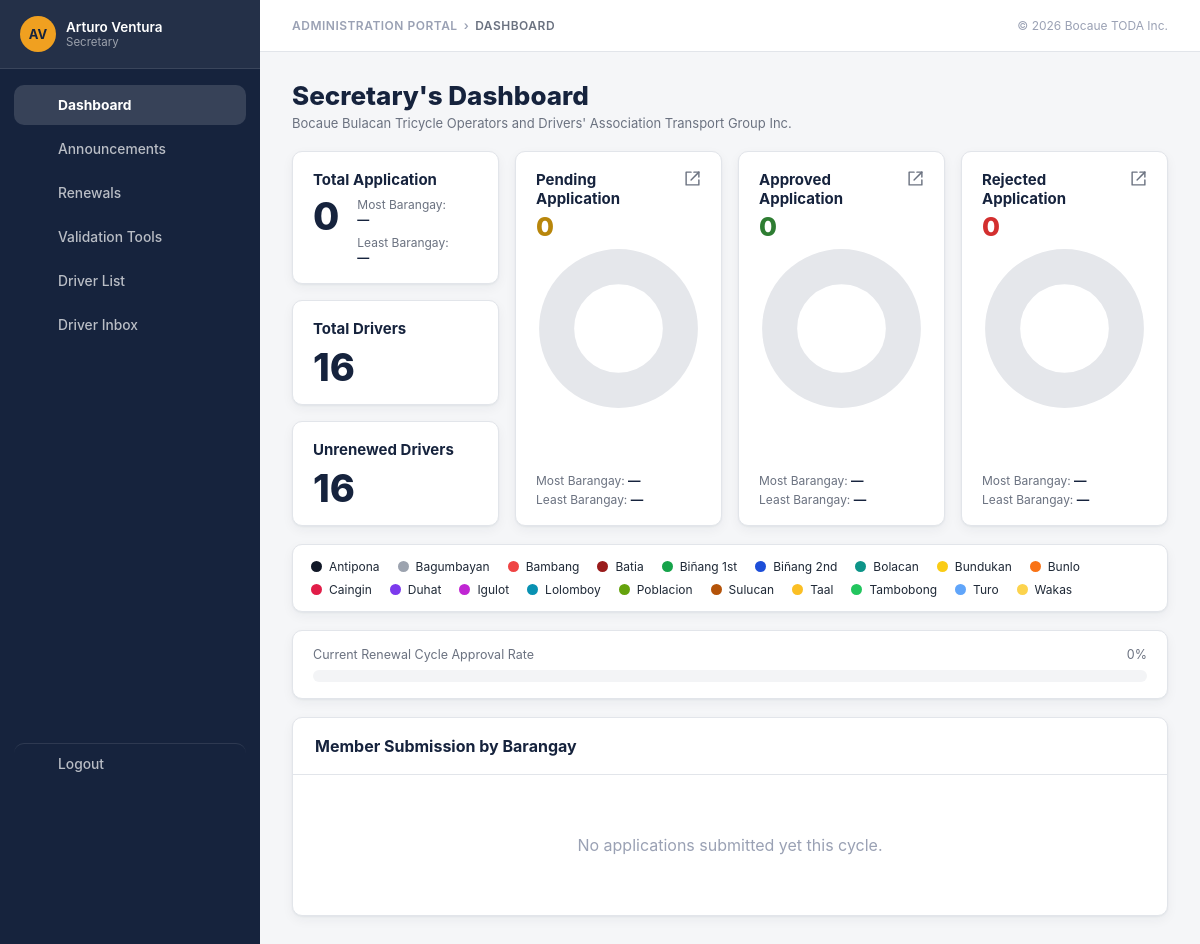
The app's page /Admin_BOFETODA/dashboard.php (signed in) with its own data.
### tables this page shows
CREATE TABLE IF NOT EXISTS officers (
    id              INT UNSIGNED AUTO_INCREMENT PRIMARY KEY,
    officer_id      VARCHAR(20)  NOT NULL UNIQUE,
    name            VARCHAR(100) NOT NULL,
    initials        VARCHAR(5)   NOT NULL,
    password        VARCHAR(255) NOT NULL,
    role            ENUM('president','secretary') NOT NULL,
    is_active       TINYINT(1)   NOT NULL DEFAULT 1,
    created_at      TIMESTAMP    NOT NULL DEFAULT CURRENT_TIMESTAMP,
    updated_at      TIMESTAMP    NOT NULL DEFAULT CURRENT_TIMESTAMP
                                   ON UPDATE CURRENT_TIMESTAMP
);

### Admin_BOFETODA/config.php (the view, shortened to what this page needs)
<?php
function d($key) {
    switch ($key) {
        case 'drivers':           return db_get_drivers(false);
        case 'applications_current_cycle': return db_get_applications_current_cycle();
        case 'barangays':         return db_get_barangay_counts();
    }
}
function db_get_cycle_start() {
    $pdo = get_pdo();
    return $pdo->query(
        "SELECT created_at FROM announcements WHERE opened_date <= CURDATE() ORDER BY announcement_id DESC LIMIT 1"
    )->fetchColumn();
}
function db_get_drivers($archived) {
    $pdo = get_pdo();
    $cycleStart = db_get_cycle_start();
    if ($cycleStart) {
        $statusExpr = "CASE
                WHEN d.renewal_status IN ('Approved Renewal', 'Rejected Renewal')
                     AND NOT EXISTS (
                         SELECT 1 FROM applications a2
                         WHERE a2.driver_id = d.driver_id AND a2.submitted_at > :cycle_start
                     )
                THEN '-'
                ELSE d.renewal_status
            END AS status";
    } else {
        $statusExpr = 'd.renewal_status AS status';
    }
    $stmt = $pdo->prepare(
        "SELECT d.driver_id, d.name, d.age, d.birthday, d.contact_no AS contact, d.address,
                b.name AS barangay, d.body_no, c.name AS color, $statusExpr,
                d.password
         FROM drivers d
         JOIN barangays b ON b.barangay_id = d.barangay_id
         JOIN colors    c ON c.color_id    = d.color_id
         WHERE d.is_archived = :archived
         ORDER BY d.name"
    );
    $params = ['archived' => $archived ? 1 : 0];
    $stmt->execute($params);
    $rows = $stmt->fetchAll();
    return $rows;
}
function db_get_applications_current_cycle() {
    $pdo = get_pdo();
    $cycleStart = db_get_cycle_start();
    $sql = "SELECT a.app_no, a.driver_id, a.name, b.name AS barangay, a.body_no,
                a.submitted_at, a.approved_at, a.rejected_at, a.age, a.birthday,
                a.contact_no AS contact, a.address,
                c.name AS color, a.status
         FROM applications a
         JOIN barangays b ON b.barangay_id = a.barangay_id
         JOIN colors    c ON c.color_id    = a.color_id
         INNER JOIN (
             SELECT driver_id, MAX(submitted_at) AS latest
             FROM applications
             GROUP BY driver_id
         ) m ON m.driver_id = a.driver_id AND m.latest = a.submitted_at
         WHERE a.status IN ('Pending', 'For Approval')";
    $params = [];
    $sql .= ' ORDER BY a.submitted_at DESC';
    $stmt = $pdo->prepare($sql);
    $stmt->execute($params);
    $rows = $stmt->fetchAll();
    if (!$rows) {
        return [];
    }
    $out = [];
    return $out;
}
function db_get_barangay_counts() {
    $pdo = get_pdo();
    $rows = $pdo->query(
        'SELECT b.name, COUNT(d.driver_id) AS cnt
         FROM barangays b
         LEFT JOIN drivers d ON d.barangay_id = b.barangay_id AND d.is_archived = 0
         GROUP BY b.name
         ORDER BY b.name'
    )->fetchAll();
    $out = [];
    foreach ($rows as $r) {
        $out[$r['name']] = (int) $r['cnt'];
    }
    return $out;
}
function current_officer() {
    $id = $_SESSION['officer_id'];
    $pdo = get_pdo();
    $stmt = $pdo->prepare('SELECT officer_id, name, initials, role, password FROM officers WHERE officer_id = :id AND is_active = 1');
    $stmt->execute(['id' => $id]);
    $row = $stmt->fetch();
    return [
        'id'       => $row['officer_id'],
        'name'     => $row['name'],
        'role'     => $row['role'],
        'initials' => $row['initials'],
        'password' => $row['password'],
    ];
}
function e($value) { return htmlspecialchars((string) $value, ENT_QUOTES, 'UTF-8'); }
?>
<?php
function nav_icon($name) {
    $icons = [
        'dashboard'   => '<rect x="3" y="3" width="7" height="9" rx="1.5"/><rect x="14" y="3" width="7" height="5" rx="1.5"/><rect x="14" y="12" width="7" height="9" rx="1.5"/><rect x="3" y="16" width="7" height="5" rx="1.5"/>',
        'megaphone'   => '<path d="M3 11l18-5v12L3 13v-2z"/><path d="M11.6 16.8a3 3 0 1 1-5.8-1.6"/>',
        'mail'        => '<rect x="3" y="5" width="18" height="14" rx="2"/><path d="M3 7l9 6 9-6"/>',
        'validate'    => '<path d="M21 12a9 9 0 1 1-3.5-7.1"/><path d="M21 3v6h-6"/><path d="M9 12l2 2 4-4"/>',
        'user'        => '<circle cx="12" cy="8" r="4"/><path d="M4 20c0-4 4-6 8-6s8 2 8 6"/>',
        'check'       => '<path d="M20 6L9 17l-5-5"/>',
        'chart'       => '<path d="M4 20V10"/><path d="M12 20V4"/><path d="M20 20v-7"/>',
        'message'     => '<path d="M21 15a2 2 0 0 1-2 2H7l-4 4V5a2 2 0 0 1 2-2h14a2 2 0 0 1 2 2z"/>',
        'logout'      => '<path d="M9 21H5a2 2 0 0 1-2-2V5a2 2 0 0 1 2-2h4"/><path d="M16 17l5-5-5-5"/><path d="M21 12H9"/>',
    ];
    $path = $icons[$name] ?? '';
    return '<svg viewBox="0 0 24 24" fill="none" stroke="currentColor" stroke-width="2" stroke-linecap="round" stroke-linejoin="round">' . $path . '</svg>';
}
function render_sidebar($active) {
    $officer = current_officer();
    $role = $officer['role'] ?? 'secretary';
    ?>
<aside class="sidebar">
 <div class="sidebar__inner">
  <button type="button" class="sidebar__officer" data-open-modal="profile-modal">
    <div class="sidebar__avatar"><?= e($officer['initials'] ?? '??') ?></div>
    <div>
      <div class="sidebar__officer-name"><?= e($officer['name'] ?? 'Officer') ?></div>
      <div class="sidebar__officer-role"><?= e($role) ?></div>
    </div>
  </button>
  <nav class="sidebar__nav">
    <a class="nav-link <?= $active === 'dashboard' ? 'is-active' : '' ?>" href="<?= BASE_URL ?>/dashboard.php"><span class="nav-link__icon"><?= nav_icon('dashboard') ?></span> Dashboard</a>
    <a class="nav-link <?= $active === 'general_announcements' ? 'is-active' : '' ?>" href="<?= BASE_URL ?>/manage_announcements.php"><span class="nav-link__icon"><?= nav_icon('megaphone') ?></span> Announcements</a>
    <a class="nav-link <?= $active === 'announcements' ? 'is-active' : '' ?>" href="<?= BASE_URL ?>/announcements.php"><span class="nav-link__icon"><?= nav_icon('mail') ?></span> Renewals</a>
    <?php if ($role === 'secretary'): ?>
      <a class="nav-link <?= $active === 'validation' ? 'is-active' : '' ?>" href="<?= BASE_URL ?>/validation_tools.php"><span class="nav-link__icon"><?= nav_icon('validate') ?></span> Validation Tools</a>
    <?php endif; ?>
    <a class="nav-link <?= $active === 'driverlist' ? 'is-active' : '' ?>" href="<?= BASE_URL ?>/driver_list.php"><span class="nav-link__icon"><?= nav_icon('user') ?></span> Driver List</a>
    <a class="nav-link <?= $active === 'driver_inbox' ? 'is-active' : '' ?>" href="<?= BASE_URL ?>/driver_inbox.php">
      <span class="nav-link__icon"><?= nav_icon('message') ?></span> Driver Inbox
    </a>
    <a class="nav-link nav-link--logout" href="#" data-open-modal="logout-modal"><span class="nav-link__icon"><?= nav_icon('logout') ?></span> Logout</a>
  </nav>
 </div>
</aside>
<?php
}
function render_topbar($crumb, $title, $sub) {
?>
  <div class="topbar">
    <div>
      <div class="topbar__crumb">
        <span class="topbar__crumb-link"><?= e($crumb) ?></span>
        <span class="topbar__crumb-sep">&rsaquo;</span>
        <span class="topbar__crumb-page"><?= e($title) ?></span>
      </div>
    </div>
    <div class="topbar__meta">&copy; <?= APP_YEAR ?> <?= e(APP_NAME) ?></div>
  </div>
<?php
}
?>

### Admin_BOFETODA/dashboard.php (shortened to what this page needs)
<?php
require_once __DIR__ . '/config.php';
$officer = current_officer();
$role    = $officer['role'] ?? 'secretary';
$apps    = d('applications_current_cycle');
$drivers = d('drivers');
$total    = count($apps);
$pending  = array_filter($apps, fn($a) => in_array($a['status'], ['Pending', 'For Approval'], true));
$approved = array_filter($apps, fn($a) => $a['status'] === 'Approved');
$rejected = array_filter($apps, fn($a) => $a['status'] === 'Rejected');
$totalDrivers     = count($drivers);
$unrenewedDrivers = count(array_filter($drivers, fn($d) => $d['status'] !== 'Approved Renewal'));
$approvalRate = $totalDrivers > 0
    ? round((count(array_filter($drivers, fn($d) => $d['status'] === 'Approved Renewal')) / $totalDrivers) * 100)
    : 0;
$barangayNames = array_keys(d('barangays'));
function by_barangay(array $rows, array $names): array {
    $out = array_fill_keys($names, 0);
    return $out;
}
function most_least(array $counts): array {
    $nonZero = array_filter($counts);
    if (!$nonZero) {
        return [null, null];
    }
    arsort($nonZero);
    return [array_key_first($nonZero), array_key_last($nonZero)];
}
$palette = [
    '#111827', '#9ca3af', '#ef4444', '#991b1b', '#16a34a', '#1d4ed8',
    '#0d9488', '#facc15', '#f97316', '#e11d48', '#7c3aed', '#c026d3',
    '#0891b2', '#65a30d', '#b45309', '#fbbf24', '#22c55e', '#60a5fa',
    '#fcd34d',
];
$colorFor = [];
foreach (array_values($barangayNames) as $i => $bname) {
    $colorFor[$bname] = $palette[$i % count($palette)];
}
function donut(array $counts, array $colorFor): string {
    $total = array_sum($counts);
    if ($total <= 0) {
        return '<div class="donut-wrap">'
             . '<svg class="donut" viewBox="0 0 160 160" role="img" aria-label="No data yet">'
             . '<circle cx="80" cy="80" r="60" fill="none" stroke="#e5e7eb" stroke-width="34"/></svg>'
             . '<div class="donut-tooltip" aria-hidden="true"></div></div>';
    }
    $svg    = '<svg class="donut" viewBox="0 0 160 160" role="img">';
    $svg .= '</svg>';
    return '<div class="donut-wrap">' . $svg . '<div class="donut-tooltip" aria-hidden="true"></div></div>';
}
$cards = [
    'pending'  => ['label' => 'Pending Application',  'rows' => $pending,  'class' => 'is-pending'],
    'approved' => ['label' => 'Approved Application', 'rows' => $approved, 'class' => 'is-ok'],
    'rejected' => ['label' => 'Rejected Application', 'rows' => $rejected, 'class' => 'is-warn'],
];
$submissionCounts = by_barangay($apps, $barangayNames);
[$mostAll, $leastAll] = most_least($submissionCounts);
$page_heading = $role === 'president' ? "President's Dashboard" : "Secretary's Dashboard";
$page_sub     = "Bocaue Bulacan Tricycle Operators and Drivers' Association Transport Group Inc.";
?>
<!DOCTYPE html>
<html lang="en">
<head>
</head>
<body>
<?php render_sidebar('dashboard'); ?>
<div class="main-col">
  <?php render_topbar('Administration Portal', 'Dashboard', $page_sub); ?>
  <div class="page">
    <div style="margin-bottom:20px;">
      <h2 style="font-size:26px; font-weight:800; color:var(--navy);"><?= e($page_heading) ?></h2>
      <p style="font-size:13px; color:var(--text-muted); margin-top:4px;"><?= e($page_sub) ?></p>
    </div>
    <div class="dash-grid">
      <div class="dash-col">
        <div class="dash-card">
          <div class="dash-card__title">Total Application</div>
          <div class="dash-total">
            <div class="dash-total__num"><?= $total ?></div>
            <div class="dash-meta">
              <div>Most Barangay:</div>
              <div style="font-weight:700;color:var(--navy);margin-bottom:8px;"><?= $mostAll ? e($mostAll) : '&mdash;' ?></div>
              <div>Least Barangay:</div>
              <div style="font-weight:700;color:var(--navy);"><?= $leastAll ? e($leastAll) : '&mdash;' ?></div>
            </div>
          </div>
        </div>
        <div class="dash-card">
          <div class="dash-card__title">Total Drivers</div>
          <div class="dash-total__num" style="margin-top:10px;"><?= $totalDrivers ?></div>
        </div>
        <div class="dash-card">
          <div class="dash-card__title">Unrenewed Drivers</div>
          <div class="dash-total__num" style="margin-top:10px;"><?= $unrenewedDrivers ?></div>
        </div>
      </div>
      <?php foreach ($cards as $card):
            $counts = by_barangay($card['rows'], $barangayNames);
            [$most, $least] = most_least($counts); ?>
      <div class="dash-card <?= $card['class'] ?>">
        <div class="dash-card__head">
          <div class="dash-card__title"><?= e($card['label']) ?></div>
          <a href="<?= BASE_URL ?>/reports.php" class="dash-card__export" title="Open in Reports">
            <svg width="17" height="17" viewBox="0 0 24 24" fill="none" stroke="currentColor" stroke-width="2" stroke-linecap="round" stroke-linejoin="round">
              <path d="M14 3h7v7"/><path d="M10 14 21 3"/><path d="M21 14v7H3V3h7"/>
            </svg>
          </a>
        </div>
        <div class="donut-num"><?= count($card['rows']) ?></div>
        <?= donut($counts, $colorFor) ?>
        <div class="dash-meta">
          <div style="margin-bottom:4px;">Most Barangay: <strong><?= $most ? e($most) : '&mdash;' ?></strong></div>
          <div>Least Barangay: <strong><?= $least ? e($least) : '&mdash;' ?></strong></div>
        </div>
      </div>
      <?php endforeach; ?>
    </div>
    <div class="legend">
      <?php foreach ($barangayNames as $bname): ?>
        <span><i style="background:<?= e($colorFor[$bname]) ?>"></i><?= e($bname) ?></span>
      <?php endforeach; ?>
    </div>
    <div class="rate-card">
      <div class="rate-head">
        <span>Current Renewal Cycle Approval Rate</span>
        <span><?= $approvalRate ?>%</span>
      </div>
      <div class="rate-track"><div class="rate-fill" style="width:<?= $approvalRate ?>%"></div></div>
    </div>
    <div class="card">
      <div class="card__head">
        <h3>Member Submission by Barangay</h3>
      </div>
      <div class="card__body">
        <?php if (!$total): ?>
          <div class="empty-state">No applications submitted yet this cycle.</div>
        <?php endif; ?>
      </div>
    </div>
  </div>
</div>
</body>
</html>

### records on screen
officers: initials "AV", name "Arturo Ventura", role "Secretary", role "Secretary's Dashboard"

### other values on screen
$crumb "ADMINISTRATION PORTAL"
$title "DASHBOARD"
APP_YEAR "2026"
APP_NAME "Bocaue TODA Inc."
$page_sub "Bocaue Bulacan Tricycle Operators and Drivers' Association Transport Group Inc."
$total "0"
$totalDrivers "16"
$unrenewedDrivers "16"
$card['label'] "Pending Application"
count($card['rows']) "0"
$card['label'] "Approved Application"
$card['label'] "Rejected Application"
$bname "Antipona"
$bname "Bagumbayan"
$bname "Bambang"
